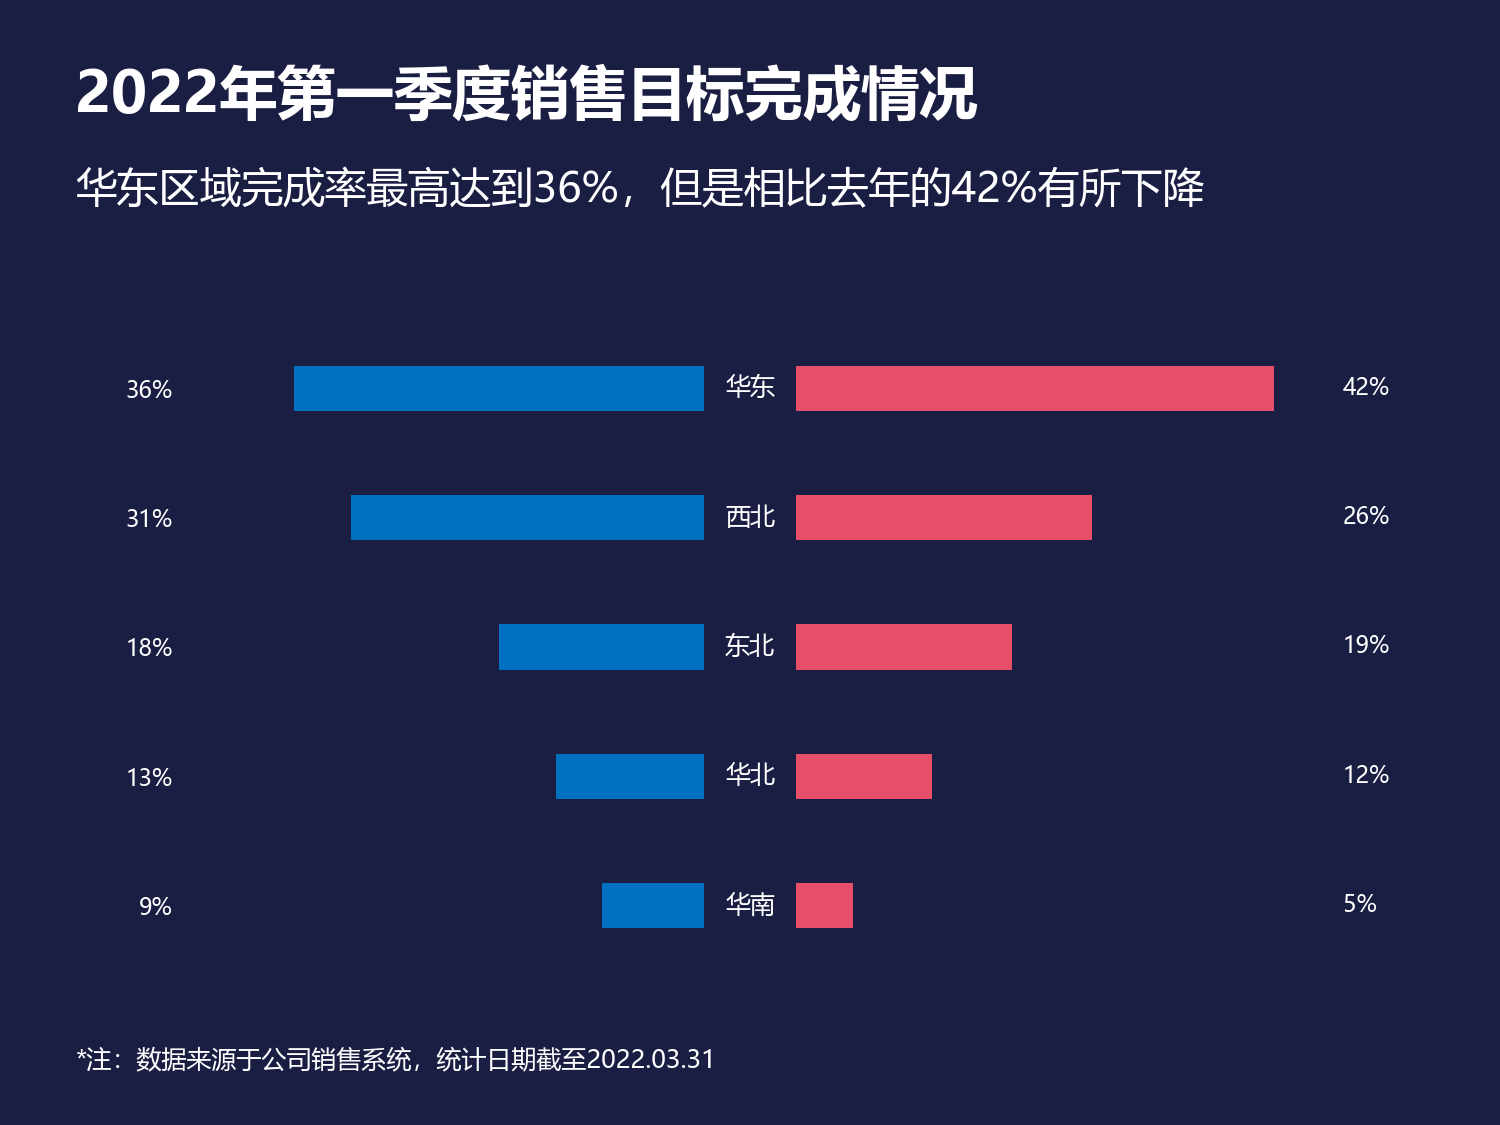

Reproduce this figure in Python.
import matplotlib
matplotlib.use('Agg')
import matplotlib.pyplot as plt
import numpy as np

plt.rcParams['font.sans-serif'] = ['Microsoft YaHei', 'SimHei', 'Arial Unicode MS']
plt.rcParams['axes.unicode_minus'] = False

regions = ['华东', '西北', '东北', '华北', '华南']
data_2022 = [36, 31, 18, 13, 9]
data_2021 = [42, 26, 19, 12, 5]

fig, ax = plt.subplots(figsize=(10, 7.5), facecolor='#1A1E43')
ax.set_facecolor('#1A1E43')

ax.set_position([0.12, 0.15, 0.76, 0.55])

y = np.arange(len(regions))
gap = 4

ax.barh(y, [-v for v in data_2022], left=-gap, color='#0070C0', zorder=2, height=0.35)
ax.barh(y, data_2021, left=gap, color='#E74E69', zorder=2, height=0.35)

for i, region in enumerate(regions):
    ax.text(0, i, region, ha='center', va='center', color='white', fontsize=12, zorder=6,
            bbox=dict(boxstyle='square,pad=0.3', fc='#1A1E43', ec='none'))

ax.set_xlim(-50, 50)
ax.set_xticks([])
ax.set_yticks(y)
ax.set_yticklabels([f'{v}%' for v in data_2022], color='white', fontsize=11)
ax.tick_params(axis='y', length=0)
ax.tick_params(axis='x', length=0)
ax.invert_yaxis()

for i, val in enumerate(data_2021):
    ax.text(52, i, f'{val}%', ha='left', va='center', color='white', fontsize=11, zorder=6)

for spine in ax.spines.values():
    spine.set_visible(False)

label_x = 0.05
fig.text(label_x, 0.90, '2022年第一季度销售目标完成情况', fontsize=28, fontweight='bold', color='white', ha='left')
fig.text(label_x, 0.82, '华东区域完成率最高达到36%，但是相比去年的42%有所下降', fontsize=20, color='white', ha='left')
fig.text(label_x, 0.05, '*注：数据来源于公司销售系统，统计日期截至2022.03.31', fontsize=12, color='white', ha='left')

plt.savefig('5.png', dpi=150, facecolor='#1A1E43')
print("已生成 5.png")
